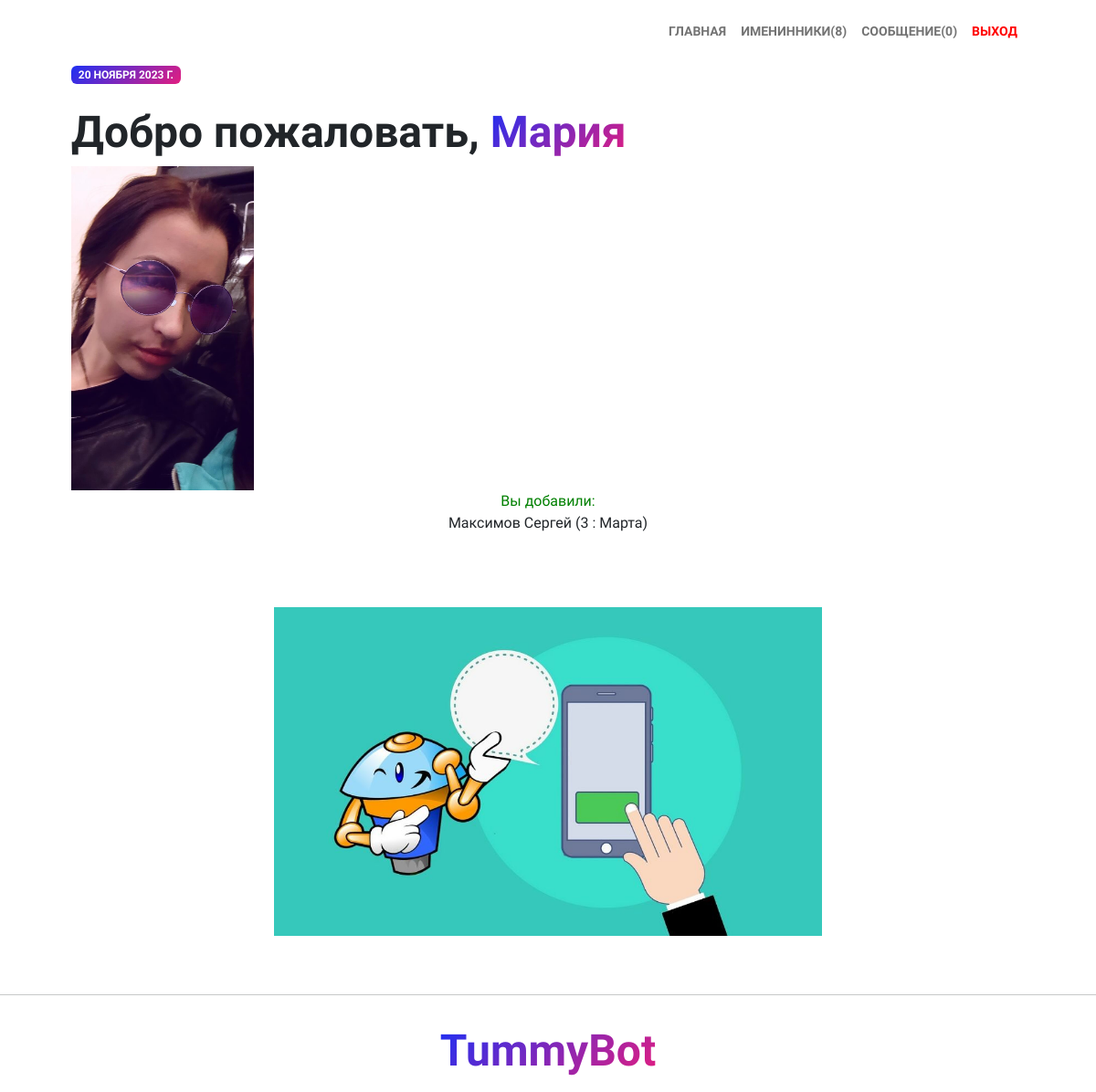
The page /users/index/ (signed in) on the database its author committed.
### user_reminders/models.py (models this page shows, shortened)
class SiteUser(AbstractUser):
    email = models.EmailField(unique=True)
    is_author = models.BooleanField(default=False)
    user_chat = models.PositiveIntegerField(unique=True)
    image = models.ImageField(upload_to='avatar', null=True, blank=True)

### reminders/models.py (models this page shows)
class Birthday_boy(models.Model):
    name = models.CharField(max_length=32, default='default name')
    surname = models.CharField(max_length=32)
    def __str__(self):
        return f'{self.surname} {self.name}   ({self.day} : {self.month})'
    day = models.ForeignKey(Day, on_delete=models.CASCADE)
    month = models.ForeignKey(Month, on_delete=models.CASCADE)
    user = models.ManyToManyField(SiteUser)

class Day(models.Model):
    day = models.IntegerField(unique=True)
    def __str__(self):
        return '{}'.format(self.day)

class Month(models.Model):
    month = models.CharField(max_length=12, unique=True)
    def __str__(self):
        return self.month

### reminders/views.py (the view)
# urls.py: path('index/', views.RadmiIndexView.as_view(), name = 'index'),
class RadmiIndexView(ListView, HumanContextMixin):
    model = Birthday_boy
    template_name = 'reminders/index.html'
    context_object_name = 'date_time'

### reminders/context_processors.py (called while the page is built)
def name_bot(request):
    return {"name_bot": 'TummyBot'}

def story(request):
    try:
        story = Birthday_boy.objects .filter(user = request.user).latest('id')
        return {"story": story}
    except TypeError:
        return {"story": ''}
    except ObjectDoesNotExist:
        return {"story": ''}

### reminders/views.py (called while the page is built)
    def get_context_data(self, *args, **kwargs):
        context = super().get_context_data(*args, **kwargs)
        context['count'] = Birthday_boy.objects.filter(user=self.request.user).count()
        context['count_messages'] = Reminder.objects.filter(user=self.request.user).count()
        context['date_time'] = date_time.date()
        return context

### reminders/templates/reminders/index.html (shortened to what this page needs)
{% extends "base.html" %}
{% load static %}
    {% block index %}
    <div class="container px-5 pb-5">
        <div class="badge bg-gradient-primary-to-secondary text-white mb-4">
            <div class="text-uppercase">{{date_time}}</div>
        </div>
        <h2 class="display-5 fw-bolder"> Добро пожаловать, <span class="text-gradient d-inline">{{user.username}}</span>
        </h2>
        {% if user.image %}
        <img src="{{user.image.url}}" width="200">
        {% else %}
        <img src="{% static 'assets/non_avatar.png' %}" width="200">
        {% endif %}
        <div class="row gx-5 align-items-center">
            <div class="col-xxl-5">
                <div class="text-center text-xxl-start">
            {% if story %}
                  <span style="color: green;">Вы добавили:</span>
               <p>{{story}}</p>
                     {% endif %}
                </div>
            </div>
            <div class="col-xxl-7">
                <div class="d-flex justify-content-center mt-5 mt-xxl-0">
                    <img src="{% static 'assets/profile.png' %}" width="600">
                </div>
            </div>
        </div>
    </div>
<hr>
    <div class="row gx-5 justify-content-center">
            <div class="col-xxl-8">
                <div class="text-center my-3">
                    <h4 class="display-5 fw-bolder"><span class="text-gradient d-inline">{{name_bot}}</span></h4>
                    </div>
                </div>
            </div>
{% endblock %}

### rows shown on the page
SiteUser: username "Мария", image (picture)
Birthday_boy: surname+name+day "Максимов Сергей (3 : Марта)"

### other values the page prints
{{ count }} "8"
{{ count_messages }} "0"
{{ date_time }} "20 НОЯБРЯ 2023 Г."
{{ name_bot }} "TummyBot"
